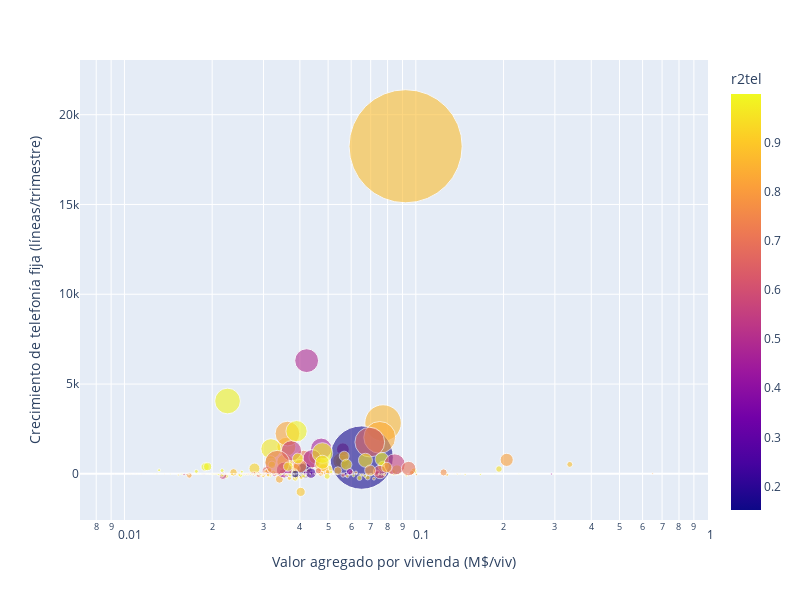

Notebook source saved alongside this figure:
### Code cell
fig=px.scatter(dfmpc, x="vapc", y="slopetel",size="meanlines",hover_name="mpio",color="r2tel",size_max=80,opacity=0.6,log_x=True,log_y=False,width=800,height=600,template="plotly",labels={"slopetel": "Crecimiento de telefonía fija (líneas/trimestre)","vapc": "Valor agregado por vivienda (M$/viv)"})

fig.show()
fig.write_image("grafs/telefonia_crecimiento_vagrperviv.png")

### Figure 1 — Plotly figure (JSON) as saved in the notebook; plotly's stock layout.template omitted (floating-point values rounded to 4 significant figures; data arrays with more than 128 entries replaced by an {"elided": "..."} marker saying what was removed)
{"data": [{"hovertemplate": "<b>%{hovertext}</b><br><br>Valor agregado por vivienda (M$/viv)=%{x}<br>Crecimiento de telefonía fija (líneas/trimestre)=%{y}<br>meanlines=%{marker.size}<br>r2tel=%{marker.color}<extra></extra>", "hovertext": {"elided": "693 str values"}, "legendgroup": "", "marker": {"color": {"elided": "693 float values"}, "coloraxis": "coloraxis", "opacity": 0.6, "size": {"elided": "693 float values"}, "sizemode": "area", "sizeref": 371.9, "symbol": "circle"}, "mode": "markers", "name": "", "orientation": "v", "showlegend": false, "x": {"elided": "693 float values"}, "xaxis": "x", "y": {"elided": "693 float values"}, "yaxis": "y", "type": "scatter"}], "layout": {"xaxis": {"anchor": "y", "domain": [0.0, 1.0], "title": {"text": "Valor agregado por vivienda (M$/viv)"}, "type": "log"}, "yaxis": {"anchor": "x", "domain": [0.0, 1.0], "title": {"text": "Crecimiento de telefonía fija (líneas/trimestre)"}}, "coloraxis": {"colorbar": {"title": {"text": "r2tel"}}, "colorscale": [[0.0, "#0d0887"], [0.1111, "#46039f"], [0.2222, "#7201a8"], [0.3333, "#9c179e"], [0.4444, "#bd3786"], [0.5556, "#d8576b"], [0.6667, "#ed7953"], [0.7778, "#fb9f3a"], [0.8889, "#fdca26"], [1.0, "#f0f921"]]}, "legend": {"tracegroupgap": 0, "itemsizing": "constant"}, "margin": {"t": 60}, "height": 600, "width": 800}}
